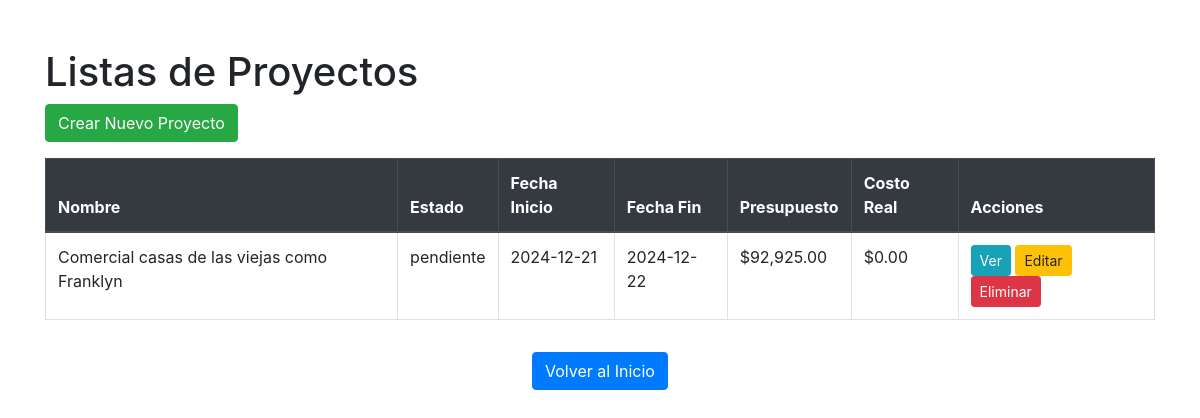
The page /index_proyectos.php on the database its author committed.
### tables this page shows
CREATE TABLE IF NOT EXISTS `proyectos` (
  `id` int NOT NULL AUTO_INCREMENT,
  `nombre` varchar(255) NOT NULL,
  `descripcion` text,
  `fecha_inicio` date DEFAULT NULL,
  `fecha_fin` date DEFAULT NULL,
  `presupuesto_asignado` decimal(10,2) DEFAULT NULL,
  `costo_real` decimal(10,2) DEFAULT '0.00',
  `estado` enum('pendiente','en progreso','completado') DEFAULT 'pendiente',
  `fecha_creacion` timestamp NULL DEFAULT CURRENT_TIMESTAMP,
  PRIMARY KEY (`id`)
);

### includes/database.php (called while the page is built, shortened)
<?php
class MySqli_DB {
    private $con;
    public $query_id;
    public function db_connect() {
        $this->con = mysqli_connect(DB_HOST, DB_USER, DB_PASS, DB_NAME);
    }
    public function query($sql) {
        if (trim($sql != "")) {
            $this->query_id = $this->con->query($sql);
        }
        return $this->query_id;
    }
}
$db = new MySqli_DB();
?>

### index_proyectos.php (the view, shortened to what this page needs)
<?php
require_once 'includes/load.php';
$query = "SELECT * FROM proyectos";
$result = $db->query($query);
?>
<!DOCTYPE html>
<html lang="es">
<head>
    <link rel="stylesheet" href="https://maxcdn.bootstrapcdn.com/bootstrap/4.5.2/css/bootstrap.min.css">
</head>
<body>
    <body>
        <div class="container mt-5">
            <h1>Listas de Proyectos</h1>
            <a href="nuevo_proyecto.php" class="btn btn-success mb-3">Crear Nuevo Proyecto</a>
            <table class="table table-bordered">
                <thead class="thead-dark">
            <tr>
                <th>Nombre</th>
                <th>Estado</th>
                <th>Fecha Inicio</th>
                <th>Fecha Fin</th>
                <th>Presupuesto</th>
                <th>Costo Real</th>
                <th>Acciones</th>
            </tr>
        </thead>
        <tbody>
        <?php while ($row = $result->fetch_assoc()): ?>
            <tr>
                <td><?php echo htmlspecialchars($row['nombre']); ?></td>
                <td><?php echo htmlspecialchars($row['estado']); ?></td>
                <td><?php echo htmlspecialchars($row['fecha_inicio']); ?></td>
                <td><?php echo htmlspecialchars($row['fecha_fin']); ?></td>
                <td>$<?php echo number_format($row['presupuesto_asignado'], 2); ?></td>
                <td>$<?php echo number_format($row['costo_real'], 2); ?></td>
                <td>
                    <a href="ver_proyecto.php?id=<?php echo $row['id']; ?>" class="btn btn-info btn-sm">Ver</a>
                    <a href="editar_proyecto.php?id=<?php echo $row['id']; ?>" class="btn btn-warning btn-sm">Editar</a>
                    <a href="eliminar_proyecto.php?id=<?php echo $row['id']; ?>" class="btn btn-danger btn-sm" onclick="return confirm('¿Estás seguro de eliminar este proyecto?')">Eliminar</a>
                </td>
            </tr>
        <?php endwhile; ?>
        </tbody>
    </table>
</div>
</body>
<div class="text-center">
    <a href="home.php" class="btn btn-primary mt-3">Volver al Inicio</a>
</div>
</html>

### rows shown on the page
proyectos: nombre "Comercial casas de las viejas como Franklyn", estado "pendiente", fecha_inicio "2024-12-21", fecha_fin "2024-12-22", presupuesto_asignado "92,925.00", costo_real "0.00"
